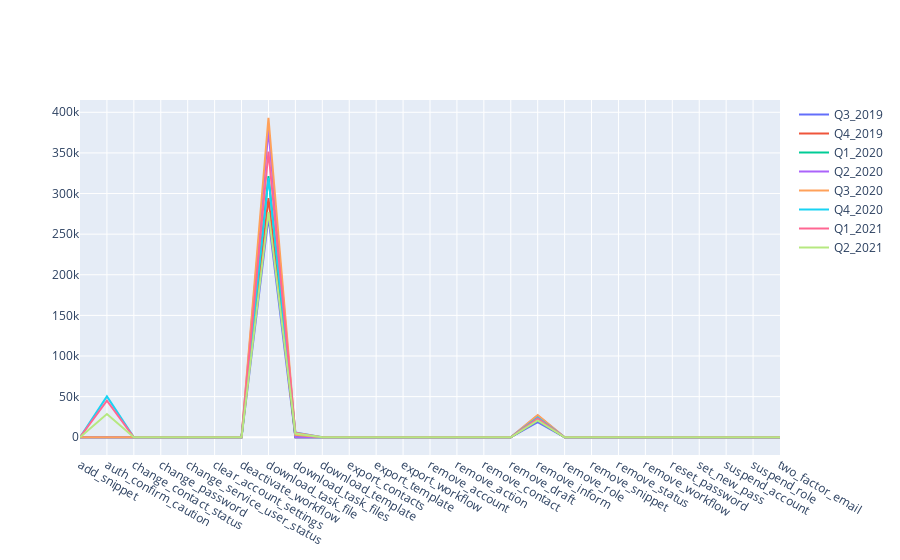

This figure's notebook cell:
### Code cell
fig = go.Figure(go.Line(x=red_light, y=np.array(Q3_2019[red_light].sum()).astype(int), name='Q3_2019'))
fig.add_trace(go.Line(x=red_light, y=np.array(Q4_2019[red_light].sum()).astype(int), name='Q4_2019'))
fig.add_trace(go.Line(x=red_light, y=np.array(Q1_2020[red_light].sum()).astype(int), name='Q1_2020'))
fig.add_trace(go.Line(x=red_light, y=np.array(Q2_2020[red_light].sum()).astype(int), name='Q2_2020'))
fig.add_trace(go.Line(x=red_light, y=np.array(Q3_2020[red_light].sum()).astype(int), name='Q3_2020'))
fig.add_trace(go.Line(x=red_light, y=np.array(Q4_2020[red_light].sum()).astype(int), name='Q4_2020'))
fig.add_trace(go.Line(x=red_light, y=np.array(Q1_2021[red_light].sum()).astype(int), name='Q1_2021'))
fig.add_trace(go.Line(x=red_light, y=np.array(Q2_2021[red_light].sum()).astype(int), name='Q2_2021'))
fig.show()

### Figure 1 — Plotly figure (JSON) as saved in the notebook; plotly's stock layout.template omitted (floating-point values rounded to 4 significant figures)
{"data": [{"name": "Q3_2019", "type": "scatter", "x": ["add_snippet", "auth_confirm_caution", "change_contact_status", "change_password", "change_service_user_status", "clear_account_settings", "deactivate_workflow", "download_task_file", "download_task_files", "download_template", "export_contacts", "export_template", "export_workflow", "remove_account", "remove_action", "remove_contact", "remove_draft", "remove_inform", "remove_role", "remove_snippet", "remove_status", "remove_workflow", "reset_password", "set_new_pass", "suspend_account", "suspend_role", "two_factor_email"], "y": [0, 0, 3, 0, 0, 2, 0, 270506, 0, 8, 11, 0, 35, 0, 8, 1, 0, 18501, 0, 0, 3, 0, 2, 0, 0, 6, 0]}, {"name": "Q4_2019", "type": "scatter", "x": ["add_snippet", "auth_confirm_caution", "change_contact_status", "change_password", "change_service_user_status", "clear_account_settings", "deactivate_workflow", "download_task_file", "download_task_files", "download_template", "export_contacts", "export_template", "export_workflow", "remove_account", "remove_action", "remove_contact", "remove_draft", "remove_inform", "remove_role", "remove_snippet", "remove_status", "remove_workflow", "reset_password", "set_new_pass", "suspend_account", "suspend_role", "two_factor_email"], "y": [1, 0, 5, 0, 2, 0, 0, 294344, 0, 0, 0, 0, 8, 0, 1, 5, 0, 21175, 0, 0, 0, 0, 0, 0, 0, 1, 0]}, {"name": "Q1_2020", "type": "scatter", "x": ["add_snippet", "auth_confirm_caution", "change_contact_status", "change_password", "change_service_user_status", "clear_account_settings", "deactivate_workflow", "download_task_file", "download_task_files", "download_template", "export_contacts", "export_template", "export_workflow", "remove_account", "remove_action", "remove_contact", "remove_draft", "remove_inform", "remove_role", "remove_snippet", "remove_status", "remove_workflow", "reset_password", "set_new_pass", "suspend_account", "suspend_role", "two_factor_email"], "y": [0, 0, 6, 0, 0, 1, 0, 321460, 0, 0, 0, 0, 5, 0, 1, 0, 0, 21008, 0, 0, 2, 0, 6, 0, 10, 0, 0]}, {"name": "Q2_2020", "type": "scatter", "x": ["add_snippet", "auth_confirm_caution", "change_contact_status", "change_password", "change_service_user_status", "clear_account_settings", "deactivate_workflow", "download_task_file", "download_task_files", "download_template", "export_contacts", "export_template", "export_workflow", "remove_account", "remove_action", "remove_contact", "remove_draft", "remove_inform", "remove_role", "remove_snippet", "remove_status", "remove_workflow", "reset_password", "set_new_pass", "suspend_account", "suspend_role", "two_factor_email"], "y": [2, 0, 7, 0, 0, 2, 0, 378224, 0, 0, 0, 0, 2, 0, 2, 0, 0, 26867, 1, 1, 1, 3, 7, 0, 7, 59, 0]}, {"name": "Q3_2020", "type": "scatter", "x": ["add_snippet", "auth_confirm_caution", "change_contact_status", "change_password", "change_service_user_status", "clear_account_settings", "deactivate_workflow", "download_task_file", "download_task_files", "download_template", "export_contacts", "export_template", "export_workflow", "remove_account", "remove_action", "remove_contact", "remove_draft", "remove_inform", "remove_role", "remove_snippet", "remove_status", "remove_workflow", "reset_password", "set_new_pass", "suspend_account", "suspend_role", "two_factor_email"], "y": [0, 0, 5, 1, 0, 2, 0, 393284, 3096, 0, 0, 0, 5, 0, 0, 1, 0, 27266, 0, 0, 0, 0, 3, 0, 2, 27, 0]}, {"name": "Q4_2020", "type": "scatter", "x": ["add_snippet", "auth_confirm_caution", "change_contact_status", "change_password", "change_service_user_status", "clear_account_settings", "deactivate_workflow", "download_task_file", "download_task_files", "download_template", "export_contacts", "export_template", "export_workflow", "remove_account", "remove_action", "remove_contact", "remove_draft", "remove_inform", "remove_role", "remove_snippet", "remove_status", "remove_workflow", "reset_password", "set_new_pass", "suspend_account", "suspend_role", "two_factor_email"], "y": [1, 50263, 0, 18, 0, 22, 0, 319131, 5764, 0, 0, 0, 1, 3, 1, 0, 9, 24378, 0, 0, 0, 0, 4, 50, 1, 9, 2]}, {"name": "Q1_2021", "type": "scatter", "x": ["add_snippet", "auth_confirm_caution", "change_contact_status", "change_password", "change_service_user_status", "clear_account_settings", "deactivate_workflow", "download_task_file", "download_task_files", "download_template", "export_contacts", "export_template", "export_workflow", "remove_account", "remove_action", "remove_contact", "remove_draft", "remove_inform", "remove_role", "remove_snippet", "remove_status", "remove_workflow", "reset_password", "set_new_pass", "suspend_account", "suspend_role", "two_factor_email"], "y": [1, 45083, 0, 21, 0, 17, 0, 351612, 5633, 0, 0, 0, 1, 0, 0, 0, 3, 23091, 1, 0, 0, 0, 3, 56, 0, 0, 0]}, {"name": "Q2_2021", "type": "scatter", "x": ["add_snippet", "auth_confirm_caution", "change_contact_status", "change_password", "change_service_user_status", "clear_account_settings", "deactivate_workflow", "download_task_file", "download_task_files", "download_template", "export_contacts", "export_template", "export_workflow", "remove_account", "remove_action", "remove_contact", "remove_draft", "remove_inform", "remove_role", "remove_snippet", "remove_status", "remove_workflow", "reset_password", "set_new_pass", "suspend_account", "suspend_role", "two_factor_email"], "y": [0, 28542, 0, 17, 0, 30, 0, 277571, 4618, 0, 0, 2, 1, 7, 1, 0, 6, 20844, 0, 0, 0, 0, 0, 160, 4, 167, 0]}], "layout": {}}
